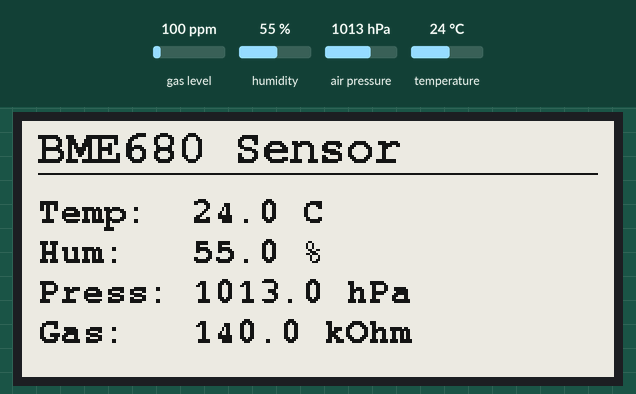
A sketch run on a simulated ESP8266 (NodeMCU). Shown: 296×128 one-colour display. The inputs (shaded band) are chosen by the test bench; at power-on: gas level 100 ppm, humidity 55 %, air pressure 1013 hPa, temperature 24 °C. What the sketch prints to the serial monitor is not drawn.

Above: at 2.7 s.

The sketch:

Mazokchist.ino
```cpp
// Library

#include <SPI.h>
#include <Wire.h>
#include <Adafruit_Sensor.h>
#include <Adafruit_BME680.h>
#include <GxEPD2_BW.h>
#include <Fonts/FreeMonoBold9pt7b.h>
#include <Fonts/FreeMonoBold12pt7b.h>

// Pin
#define PIN_BUSY  D0
#define PIN_RST   D1
#define PIN_DC    D2
#define PIN_CS    D3
#define PIN_SDA   D4
#define PIN_SCL   D5
#define PIN_SCK   D8
#define PIN_MISO  D9
#define PIN_MOSI  D10

// BME680 I2C address: SDO is tied to GND on this board so the address is 0x76
#define BME680_ADDR_PRIMARY   0x76
#define BME680_ADDR_SECONDARY 0x77

// Display
// Waveshare 2.9" V2 (SSD1680, 128x296):
GxEPD2_BW<GxEPD2_290_T94_V2, GxEPD2_290_T94_V2::HEIGHT> display(
    GxEPD2_290_T94_V2(PIN_CS, PIN_DC, PIN_RST, PIN_BUSY));

// Sensor
Adafruit_BME680 bme;

// Keep this fairly long
const unsigned long UPDATE_INTERVAL_MS = 60000UL; // 60 seconds
unsigned long lastUpdate = 0;

void setup() {
  Serial.begin(115200);
  delay(200);

  // I2C bus for the BME680
  Wire.begin(PIN_SDA, PIN_SCL);

  // SPI bus for the e-paper (remap ESP32 hardware SPI pins)
  SPI.begin(PIN_SCK, PIN_MISO, PIN_MOSI, PIN_CS);

  // Init BME680, trying both common I2C addresses
  if (!bme.begin(BME680_ADDR_PRIMARY) && !bme.begin(BME680_ADDR_SECONDARY)) {
    Serial.println("BME680 not found - check wiring/I2C address!");
    while (true) delay(1000);
  }

  // Recommended oversampling / filter settings (from Adafruit examples)
  bme.setTemperatureOversampling(BME680_OS_8X);
  bme.setHumidityOversampling(BME680_OS_2X);
  bme.setPressureOversampling(BME680_OS_4X);
  bme.setIIRFilterSize(BME680_FILTER_SIZE_3);
  bme.setGasHeater(320, 150); // 320 degC for 150 ms

  // Init e-paper
  display.init(115200);
  display.setRotation(1);        // landscape, 296 x 128
  display.setTextColor(GxEPD_BLACK);

  updateDisplay(); // show a first reading immediately
  lastUpdate = millis();
}

void loop() {
  if (millis() - lastUpdate >= UPDATE_INTERVAL_MS) {
    lastUpdate = millis();
    updateDisplay();
  }
}

void updateDisplay() {
  if (!bme.performReading()) {
    Serial.println("Failed to read BME680");
    return;
  }

  float temperature = bme.temperature;              // deg C
  float humidity    = bme.humidity;                 // %RH
  float pressure    = bme.pressure / 100.0F;         // hPa
  float gas         = bme.gas_resistance / 1000.0F;  // kOhm

  Serial.printf("T=%.1fC  H=%.1f%%  P=%.1fhPa  Gas=%.1fkOhm\n",
                temperature, humidity, pressure, gas);

  char tempStr[16], humStr[16], presStr[16], gasStr[16];
  snprintf(tempStr, sizeof(tempStr), "%.1f C",   temperature);
  snprintf(humStr,  sizeof(humStr),  "%.1f %%",  humidity);
  snprintf(presStr, sizeof(presStr), "%.1f hPa", pressure);
  snprintf(gasStr,  sizeof(gasStr),  "%.1f kOhm", gas);

  display.setFullWindow();
  display.firstPage();
  do {
    display.fillScreen(GxEPD_WHITE);

    display.setFont(&FreeMonoBold12pt7b);
    display.setCursor(8, 20);
    display.print("BME680 Sensor");
    display.drawFastHLine(8, 26, display.width() - 16, GxEPD_BLACK);

    display.setFont(&FreeMonoBold9pt7b);

    display.setCursor(8, 50);
    display.print("Temp:  ");
    display.print(tempStr);

    display.setCursor(8, 70);
    display.print("Hum:   ");
    display.print(humStr);

    display.setCursor(8, 90);
    display.print("Press: ");
    display.print(presStr);

    display.setCursor(8, 110);
    display.print("Gas:   ");
    display.print(gasStr);

  } while (display.nextPage());

  display.hibernate(); // low power until next update
}
```
